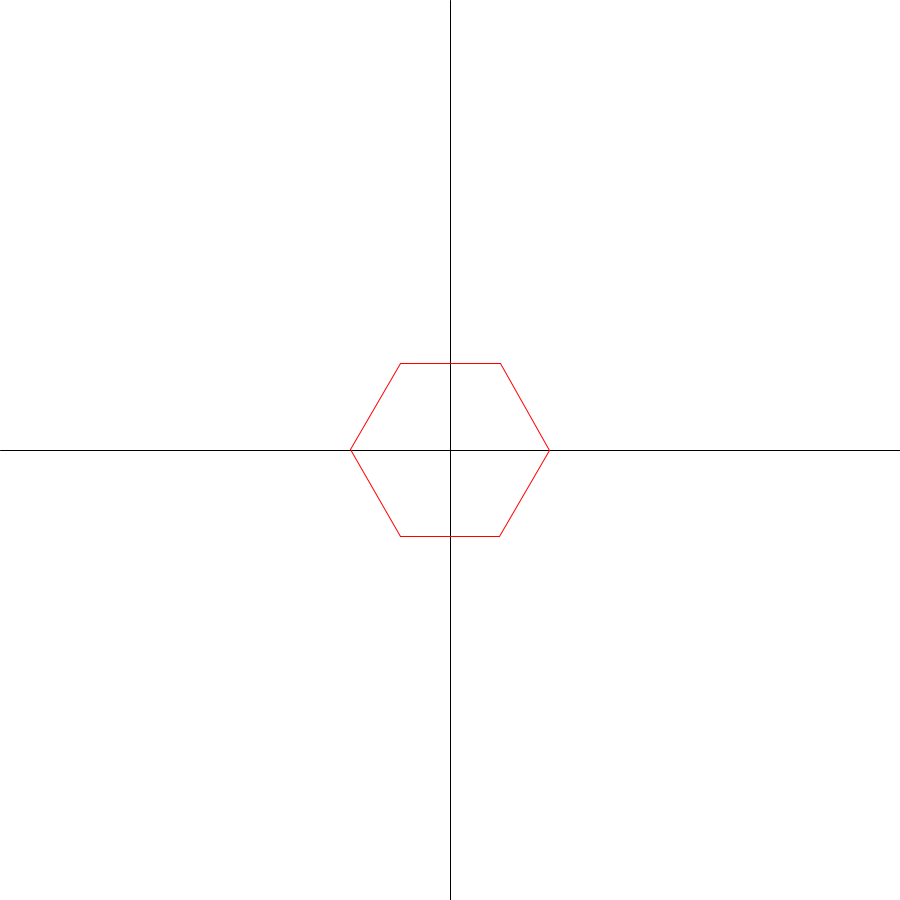
Frame 1 (no input)
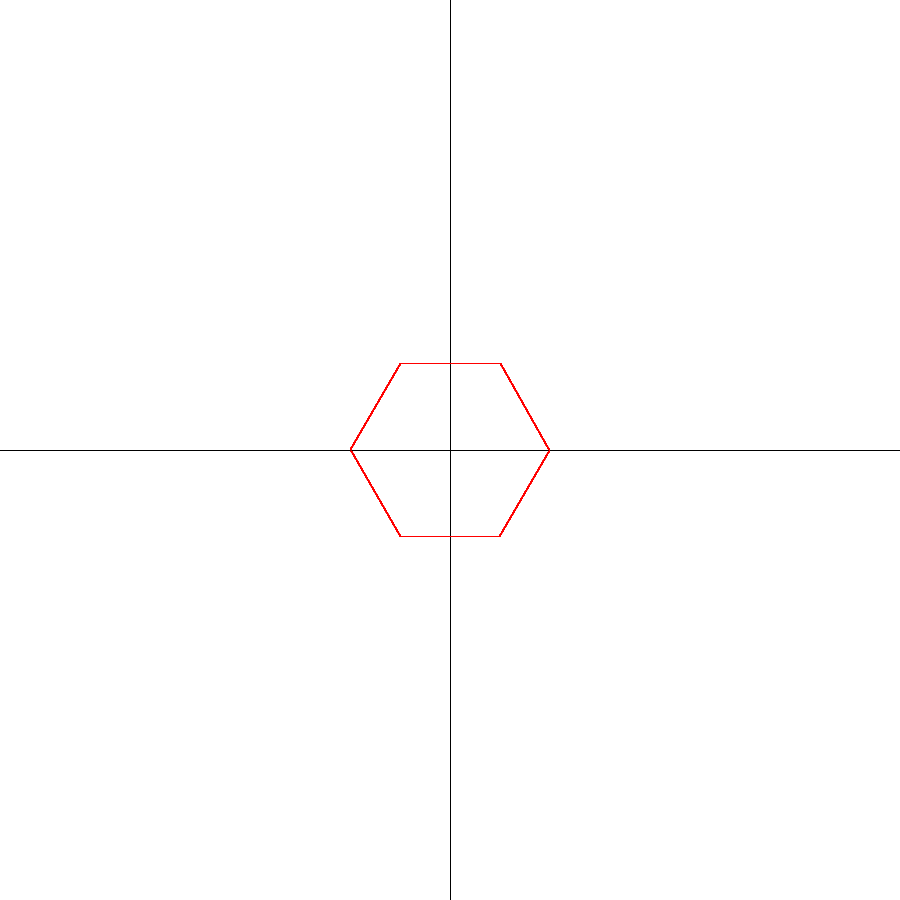
Frame 60 (the mouse pressed at the canvas centre just before this capture)
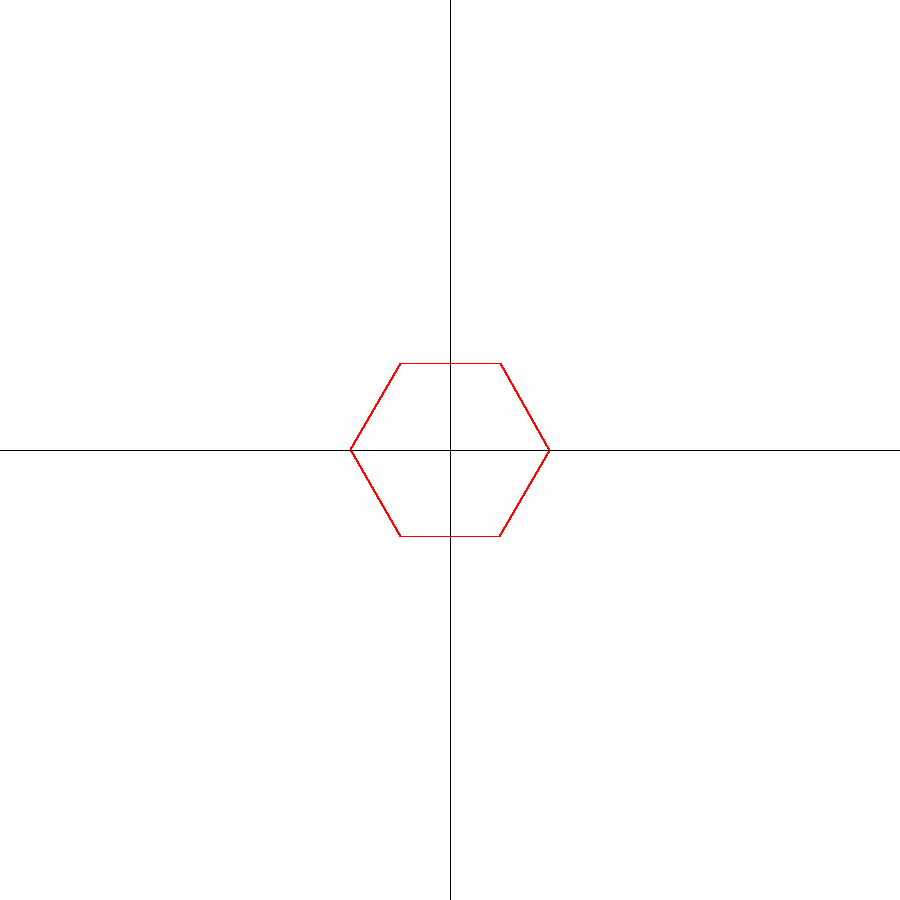
Frame 120 (the mouse held since frame 60 and released just before this capture)

The Processing sketch that drew these frames (run headless with seeded random() and noise(); from frame 60 on, the mouse is pressed at the canvas centre):

// Processing sketch: trigonometric_exagone
// ── trigonometric_exagone.pde
 int lados,r,angulo;


void setup() {
  size(900, 900);
  background(255);
  lados=6;
  r=100;
  angulo=360/lados;
}
void draw() {
  stroke(0);

  line(450, 900, 450, 0);
  line(900, 450, 0, 450);
  translate(width/2, height/2);
  rotate(radians(180));
  stroke(255, 0, 0);
  for (int i=0; i<lados; i++) {
     line(r*cos(radians(angulo*i)),r*sin(radians(angulo*i)),r*cos(radians(angulo*(i+1))),r*sin(radians(angulo*(i+1))));
  }
}
